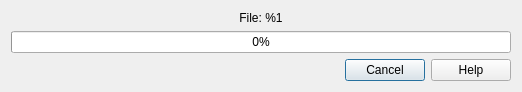
<?xml version="1.0" encoding="UTF-8"?>
<ui version="4.0">
 <class>DownloadDialog</class>
 <widget class="QDialog" name="DownloadDialog">
  <property name="geometry">
   <rect>
    <x>0</x>
    <y>0</y>
    <width>514</width>
    <height>90</height>
   </rect>
  </property>
  <property name="windowTitle">
   <string>Solution Download</string>
  </property>
  <layout class="QVBoxLayout" name="verticalLayout">
   <property name="sizeConstraint">
    <enum>QLayout::SetFixedSize</enum>
   </property>
   <item>
    <widget class="QLabel" name="file">
     <property name="text">
      <string notr="true">File: %1</string>
     </property>
     <property name="alignment">
      <set>Qt::AlignCenter</set>
     </property>
    </widget>
   </item>
   <item>
    <widget class="QProgressBar" name="progressBar">
     <property name="minimumSize">
      <size>
       <width>500</width>
       <height>0</height>
      </size>
     </property>
     <property name="maximum">
      <number>100</number>
     </property>
     <property name="value">
      <number>0</number>
     </property>
    </widget>
   </item>
   <item>
    <widget class="QDialogButtonBox" name="buttonBox">
     <property name="standardButtons">
      <set>QDialogButtonBox::Cancel|QDialogButtonBox::Help</set>
     </property>
    </widget>
   </item>
  </layout>
 </widget>
 <resources/>
 <connections>
  <connection>
   <sender>buttonBox</sender>
   <signal>rejected()</signal>
   <receiver>DownloadDialog</receiver>
   <slot>reject()</slot>
   <hints>
    <hint type="sourcelabel">
     <x>479</x>
     <y>79</y>
    </hint>
    <hint type="destinationlabel">
     <x>572</x>
     <y>97</y>
    </hint>
   </hints>
  </connection>
 </connections>
</ui>
